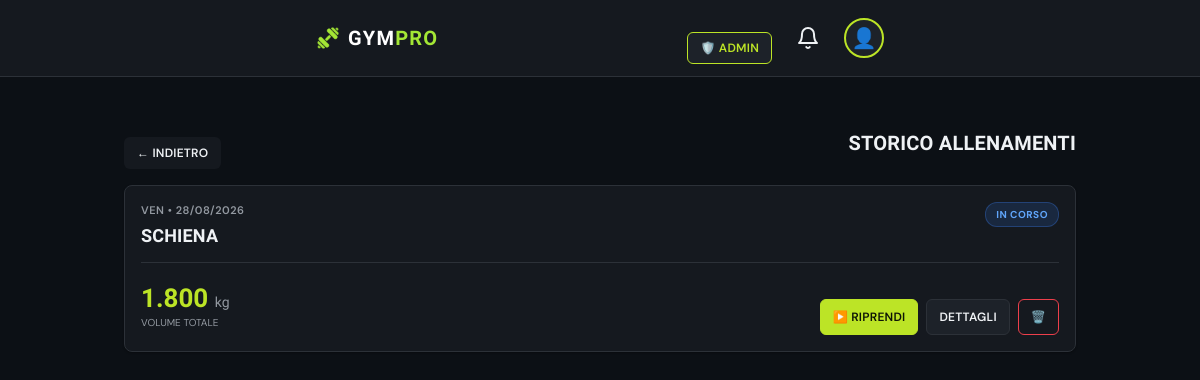
Page /workouts/history.php (signed in) on the committed database.
### tables this page shows
CREATE TABLE `workout_sessions` (
  `id` int NOT NULL,
  `user_id` int NOT NULL,
  `workout_id` int NOT NULL,
  `session_date` datetime NOT NULL,
  `status` enum('in_progress','completed','partial') DEFAULT 'in_progress',
  `is_partial` tinyint(1) DEFAULT '0',
  `completed_exercises_count` int DEFAULT '0',
  `total_exercises_count` int DEFAULT '0',
  `duration_minutes` int DEFAULT NULL,
  `total_volume` decimal(8,2) DEFAULT NULL,
  `calories_burned` decimal(6,2) DEFAULT NULL,
  `notes` text,
  `created_at` timestamp NULL DEFAULT CURRENT_TIMESTAMP
);

CREATE TABLE `workouts` (
  `id` int NOT NULL,
  `user_id` int NOT NULL,
  `name` varchar(100) NOT NULL,
  `day_of_week` enum('monday','tuesday','wednesday','thursday','friday','saturday','sunday') DEFAULT NULL,
  `focus_area` varchar(100) DEFAULT NULL,
  `duration_minutes` int DEFAULT NULL,
  `is_active` tinyint(1) DEFAULT '1',
  `created_at` timestamp NULL DEFAULT CURRENT_TIMESTAMP,
  `updated_at` timestamp NULL DEFAULT CURRENT_TIMESTAMP ON UPDATE CURRENT_TIMESTAMP
);

### workouts/history.php (the view, shortened to what this page needs)
<?php
require_once '../config/database.php';
$user_id = $_SESSION['user_id'];
$stmt = $pdo->prepare("
    SELECT ws.*, w.name as workout_name, w.day_of_week
    FROM workout_sessions ws
    JOIN workouts w ON ws.workout_id = w.id
    WHERE ws.user_id = ?
    ORDER BY ws.session_date DESC
    LIMIT 50
");
$stmt->execute([$user_id]);
$sessions = $stmt->fetchAll();
$session_ids = array_column($sessions, 'id');
$total_volumes = [];
if (!empty($session_ids)) {
    $placeholders = str_repeat('?,', count($session_ids) - 1) . '?';
    $stmt = $pdo->prepare("
        SELECT ws.*, e.name as exercise_name
        FROM workout_sets ws
        JOIN exercises e ON ws.exercise_id = e.id
        WHERE ws.session_id IN ($placeholders)
        ORDER BY ws.session_id, e.name, ws.set_number
    ");
    $stmt->execute($session_ids);
    while ($row = $stmt->fetch()) {
        $sid = $row['session_id'];
        if ($row['completed']) {
            if (!isset($total_volumes[$sid])) $total_volumes[$sid] = 0;
            $total_volumes[$sid] += ($row['weight'] * $row['reps']);
        }
    }
}
$days_italian = [
    'monday' => 'Lun', 'tuesday' => 'Mar', 'wednesday' => 'Mer',
    'thursday' => 'Gio', 'friday' => 'Ven', 'saturday' => 'Sab', 'sunday' => 'Dom'
];
?>
<!DOCTYPE html>
<html lang="it">
<head>
    <link rel="stylesheet" href="../assets/css/style.css">
</head>
<body>
    <?php include '../includes/header.php'; ?>
    <div class="container">
        <div class="flex-between mb-2" style="margin-top: 16px;">
            <a href="index.php" class="btn btn-sm" style="background: var(--surface); color: var(--foreground);">← Indietro</a>
            <h2 style="margin: 0; font-size: 20px;">Storico Allenamenti</h2>
        </div>
        <?php if (empty($sessions)): ?>
            <div class="card">
                <div class="card-body text-center" style="padding: 60px 20px;">
                    <p style="font-size: 64px; margin-bottom: 16px; opacity: 0.5;">📭</p>
                    <h3>Nessuno storico disponibile</h3>
                    <p class="text-muted" style="margin-top: 8px;">Completa il tuo primo allenamento per vederlo apparire qui.</p>
                </div>
            </div>
        <?php else: ?>
            <?php foreach ($sessions as $session):
                $volume = $total_volumes[$session['id']] ?? 0;
                $status_class = 'status-progress'; $status_text = 'In Corso';
            ?>
                <div class="card" style="margin-bottom: 12px; transition: transform 0.2s;">
                    <div class="card-body" style="padding: 16px;">
                        <div style="display: flex; justify-content: space-between; align-items: start; margin-bottom: 16px;">
                            <div>
                                <div style="font-size: 11px; color: var(--muted-foreground); text-transform: uppercase; font-weight: 600; letter-spacing: 0.05em;">
                                    <?= $days_italian[$session['day_of_week']] ?? '' ?> • <?= date('d/m/Y', strtotime($session['session_date'])) ?>
                                </div>
                                <h3 style="margin: 6px 0 0 0; font-size: 18px; color: var(--foreground); line-height: 1.2;">
                                    <?= htmlspecialchars($session['workout_name']) ?>
                                </h3>
                            </div>
                            <span class="status-badge <?= $status_class ?>"><?= $status_text ?></span>
                        </div>
                        <div style="display: flex; justify-content: space-between; align-items: center; padding-top: 16px; border-top: 1px solid var(--border);">
                            <div>
                                <div class="volume-display"><?= number_format($volume, 0, ',', '.') ?> <span style="font-size: 14px; color: var(--muted-foreground); font-weight: 400;">kg</span></div>
                                <div class="volume-label">Volume Totale</div>
                            </div>
                            <div style="display: flex; gap: 8px;">
                                <?php if ($session['status'] !== 'completed'): ?>
                                    <a href="view.php?id=<?= $session['workout_id'] ?>&session=<?= $session['id'] ?>" class="btn btn-sm btn-primary" style="padding: 8px 12px;">
                                        ▶️ Riprendi
                                    </a>
                                <?php endif; ?>
                                <button onclick="openDetails(<?= $session['id'] ?>)" class="btn btn-sm btn-secondary" style="padding: 8px 12px;">
                                     Dettagli
                                </button>
                                <a href="delete-session.php?id=<?= $session['id'] ?>" class="btn btn-sm" style="padding: 8px 12px; background: transparent; border: 1px solid var(--destructive); color: var(--destructive);" onclick="return confirm('Eliminare definitivamente questa sessione?')">
                                    🗑️
                                </a>
                            </div>
                        </div>
                    </div>
                </div>
            <?php endforeach; ?>
        <?php endif; ?>
    </div>
</body>
</html>

### assets/css/style.css (style rules this page uses)
:root { --radius-sm: calc(0.5rem - 4px); --radius-md: calc(0.5rem - 2px); --radius: 0.5rem; --radius-lg: 0.5rem; --radius-xl: calc(0.5rem + 4px); --radius-2xl: calc(0.5rem + 8px); --background: oklch(0.17 0.012 260); --foreground: oklch(0.96 0.005 250); --surface: oklch(0.21 0.014 260); --surface-strong: oklch(0.25 0.016 260); --card: oklch(0.21 0.014 260); --card-foreground: oklch(0.96 0.005 250); --popover: oklch(0.21 0.014 260); --popover-foreground: oklch(0.96 0.005 250); --primary: oklch(0.86 0.2 122); --primary-foreground: oklch(0.18 0.03 130); --secondary: oklch(0.27 0.016 260); --secondary-foreground: oklch(0.95 0.005 250); --muted: oklch(0.25 0.014 260); --muted-foreground: oklch(0.68 0.014 258); --accent: oklch(0.8 0.16 78); --accent-foreground: oklch(0.2 0.03 70); --destructive: oklch(0.63 0.21 22); --destructive-foreground: oklch(0.98 0.005 250); --success: oklch(0.75 0.16 155); --success-foreground: oklch(0.18 0.03 155); --warning: oklch(0.82 0.16 80); --warning-foreground: oklch(0.2 0.03 70); --border: oklch(0.31 0.014 260); --input: oklch(0.31 0.014 260); --ring: oklch(0.86 0.2 122); --protein: oklch(0.72 0.16 25); --carbs: oklch(0.78 0.15 230); --fat: oklch(0.82 0.16 80); --kcal: oklch(0.86 0.2 122); --chart-1: oklch(0.86 0.2 122); --chart-2: oklch(0.78 0.15 230); --chart-3: oklch(0.82 0.16 80); --chart-4: oklch(0.72 0.16 25); --chart-5: oklch(0.75 0.1 300); --sidebar: oklch(0.19 0.013 260); --sidebar-foreground: oklch(0.93 0.005 250); --sidebar-primary: oklch(0.86 0.2 122); --sidebar-primary-foreground: oklch(0.18 0.03 130); --sidebar-accent: oklch(0.26 0.016 260); --sidebar-accent-foreground: oklch(0.96 0.005 250); --sidebar-border: oklch(0.29 0.014 260); --sidebar-ring: oklch(0.86 0.2 122); --shadow-sm: 0 1px 2px 0 rgba(0, 0, 0, 0.3); --shadow: 0 2px 8px rgba(0, 0, 0, 0.4); --shadow-lg: 0 4px 16px rgba(0, 0, 0, 0.5); --shadow-xl: 0 8px 24px rgba(0, 0, 0, 0.6); }
* { margin: 0; padding: 0; box-sizing: border-box; }
html { color-scheme: dark; -webkit-font-smoothing: antialiased; -moz-osx-font-smoothing: grayscale; }
body { font-family: 'DM Sans', ui-sans-serif, system-ui, sans-serif; background-color: var(--background); color: var(--foreground); line-height: 1.5; padding-bottom: 80px; min-height: 100vh; }
h1, h2, h3, h4, h5, h6 { font-family: 'Barlow Condensed', ui-sans-serif, system-ui, sans-serif; font-weight: 700; letter-spacing: 0.01em; text-transform: uppercase; }
a { color: var(--primary); text-decoration: none; transition: opacity 0.2s; }
.container { max-width: 600px; margin: 0 auto; padding: 16px; }
.mb-2 { margin-bottom: 16px; }
.flex-between { display: flex; justify-content: space-between; align-items: center; }
.card { background: var(--card); border: 1px solid var(--border); border-radius: var(--radius-lg); margin-bottom: 16px; overflow: hidden; box-shadow: var(--shadow-sm); }
.card-body { padding: 20px; }
.btn { display: inline-flex; align-items: center; justify-content: center; gap: 8px; padding: 10px 20px; border-radius: var(--radius-md); font-weight: 600; font-size: 14px; text-decoration: none; cursor: pointer; border: 1px solid transparent; transition: all 0.2s ease; font-family: 'DM Sans', sans-serif; text-transform: uppercase; letter-spacing: 0.02em; }
.btn-primary { background: var(--primary); color: var(--primary-foreground); border-color: var(--primary); }
.btn-secondary { background: var(--surface-strong); color: var(--foreground); border-color: var(--border); }
.btn-sm { padding: 6px 12px; font-size: 12px; }
@media (min-width: 768px) { body { padding-bottom: 0; } }
.card, .stat-card, .food-item, .exercise-item, .meal-section { animation: fadeIn 0.4s ease-out forwards; }
.btn { margin-top: 20px; transition: all 0.2s ease; }
@media (min-width: 768px) { .container { max-width: 800px; padding: 24px; } }
@media (min-width: 1024px) { .container { max-width: 1000px; } }

### workouts/history.php (style rules this page uses)
.status-badge { padding: 4px 10px; border-radius: 12px; font-size: 10px; font-weight: 700; text-transform: uppercase; letter-spacing: 0.05em; }
.status-progress { background: rgba(59, 130, 246, 0.15); color: #60a5fa; border: 1px solid rgba(59, 130, 246, 0.3); }
.volume-display { font-family: 'Barlow Condensed', sans-serif; font-size: 26px; font-weight: 700; color: var(--primary); line-height: 1; }
.volume-label { font-size: 10px; color: var(--muted-foreground); text-transform: uppercase; margin-top: 4px; }

### rows in the picture
workout_sessions: workout.day_of_week "VEN", session_date "28/08/2026", workout.name "SCHIENA", status_text "IN CORSO", id "1.800"
